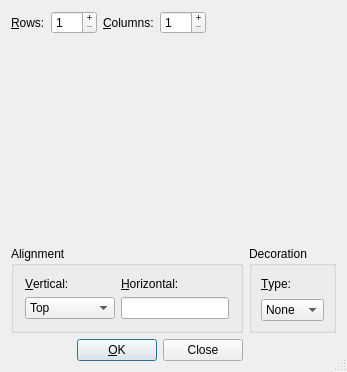
<ui version="4.0" >
 <class>MathMatrixUi</class>
 <widget class="QDialog" name="MathMatrixUi">
  <property name="geometry">
   <rect>
    <x>0</x>
    <y>0</y>
    <width>347</width>
    <height>372</height>
   </rect>
  </property>
  <property name="windowTitle">
   <string/>
  </property>
  <property name="sizeGripEnabled">
   <bool>true</bool>
  </property>
  <layout class="QGridLayout" name="gridLayout_2">
   <item row="0" column="0" colspan="2">
    <layout class="QHBoxLayout">
     <property name="spacing">
      <number>6</number>
     </property>
     <property name="margin">
      <number>0</number>
     </property>
     <item>
      <widget class="QLabel" name="rowsL">
       <property name="toolTip">
        <string>Number of rows</string>
       </property>
       <property name="text">
        <string>&amp;Rows:</string>
       </property>
       <property name="buddy">
        <cstring>rowsSB</cstring>
       </property>
      </widget>
     </item>
     <item>
      <widget class="QSpinBox" name="rowsSB">
       <property name="toolTip">
        <string>Number of rows</string>
       </property>
       <property name="buttonSymbols">
        <enum>QAbstractSpinBox::PlusMinus</enum>
       </property>
       <property name="minimum">
        <number>1</number>
       </property>
       <property name="maximum">
        <number>511</number>
       </property>
      </widget>
     </item>
     <item>
      <widget class="QLabel" name="columnsL">
       <property name="toolTip">
        <string>Number of columns</string>
       </property>
       <property name="text">
        <string>&amp;Columns:</string>
       </property>
       <property name="buddy">
        <cstring>columnsSB</cstring>
       </property>
      </widget>
     </item>
     <item>
      <widget class="QSpinBox" name="columnsSB">
       <property name="toolTip">
        <string>Number of columns</string>
       </property>
       <property name="buttonSymbols">
        <enum>QAbstractSpinBox::PlusMinus</enum>
       </property>
       <property name="minimum">
        <number>1</number>
       </property>
       <property name="maximum">
        <number>511</number>
       </property>
      </widget>
     </item>
     <item>
      <spacer>
       <property name="orientation">
        <enum>Qt::Horizontal</enum>
       </property>
       <property name="sizeType">
        <enum>QSizePolicy::Expanding</enum>
       </property>
       <property name="sizeHint" stdset="0">
        <size>
         <width>20</width>
         <height>20</height>
        </size>
       </property>
      </spacer>
     </item>
    </layout>
   </item>
   <item row="1" column="0">
    <widget class="EmptyTable" name="table" native="true">
     <property name="sizePolicy">
      <sizepolicy hsizetype="Preferred" vsizetype="Preferred">
       <horstretch>0</horstretch>
       <verstretch>0</verstretch>
      </sizepolicy>
     </property>
     <property name="toolTip">
      <string>Resize this to the correct table dimensions</string>
     </property>
    </widget>
   </item>
   <item row="1" column="1">
    <spacer>
     <property name="orientation">
      <enum>Qt::Horizontal</enum>
     </property>
     <property name="sizeType">
      <enum>QSizePolicy::MinimumExpanding</enum>
     </property>
     <property name="sizeHint" stdset="0">
      <size>
       <width>20</width>
       <height>20</height>
      </size>
     </property>
    </spacer>
   </item>
   <item row="2" column="0">
    <spacer>
     <property name="orientation">
      <enum>Qt::Vertical</enum>
     </property>
     <property name="sizeType">
      <enum>QSizePolicy::MinimumExpanding</enum>
     </property>
     <property name="sizeHint" stdset="0">
      <size>
       <width>20</width>
       <height>20</height>
      </size>
     </property>
    </spacer>
   </item>
   <item row="3" column="0" colspan="2">
    <widget class="QGroupBox" name="alignmentGB">
     <property name="title">
      <string>Alignment</string>
     </property>
     <layout class="QGridLayout">
      <property name="margin">
       <number>11</number>
      </property>
      <property name="spacing">
       <number>6</number>
      </property>
      <item row="1" column="0">
       <widget class="QComboBox" name="valignCO">
        <property name="toolTip">
         <string>Vertical alignment</string>
        </property>
        <item>
         <property name="text">
          <string>Top</string>
         </property>
        </item>
        <item>
         <property name="text">
          <string>Middle</string>
         </property>
        </item>
        <item>
         <property name="text">
          <string>Bottom</string>
         </property>
        </item>
       </widget>
      </item>
      <item row="0" column="0">
       <widget class="QLabel" name="valignLA">
        <property name="text">
         <string>&amp;Vertical:</string>
        </property>
        <property name="alignment">
         <set>Qt::AlignLeading|Qt::AlignLeft|Qt::AlignVCenter</set>
        </property>
        <property name="buddy">
         <cstring>valignCO</cstring>
        </property>
       </widget>
      </item>
      <item row="1" column="1">
       <widget class="QLineEdit" name="halignED">
        <property name="sizePolicy">
         <sizepolicy hsizetype="Minimum" vsizetype="Fixed">
          <horstretch>0</horstretch>
          <verstretch>0</verstretch>
         </sizepolicy>
        </property>
        <property name="toolTip">
         <string>Horizontal alignment per column (l,c,r)</string>
        </property>
       </widget>
      </item>
      <item row="0" column="1">
       <widget class="QLabel" name="widthLA_2">
        <property name="text">
         <string>&amp;Horizontal:</string>
        </property>
        <property name="buddy">
         <cstring>halignED</cstring>
        </property>
       </widget>
      </item>
     </layout>
    </widget>
   </item>
   <item row="3" column="2">
    <widget class="QGroupBox" name="alignmentGB_2">
     <property name="title">
      <string>Decoration</string>
     </property>
     <layout class="QGridLayout" name="gridLayout">
      <item row="0" column="0">
       <widget class="QLabel" name="typeLA">
        <property name="text">
         <string>&amp;Type:</string>
        </property>
        <property name="alignment">
         <set>Qt::AlignLeading|Qt::AlignLeft|Qt::AlignVCenter</set>
        </property>
        <property name="buddy">
         <cstring>valignCO</cstring>
        </property>
       </widget>
      </item>
      <item row="1" column="0">
       <widget class="QComboBox" name="decorationCO">
        <property name="toolTip">
         <string>decoration type / matrix border</string>
        </property>
        <item>
         <property name="text">
          <string>None</string>
         </property>
        </item>
        <item>
         <property name="text">
          <string>[x]</string>
         </property>
        </item>
        <item>
         <property name="text">
          <string>(x)</string>
         </property>
        </item>
        <item>
         <property name="text">
          <string>{x}</string>
         </property>
        </item>
        <item>
         <property name="text">
          <string>|x|</string>
         </property>
        </item>
        <item>
         <property name="text">
          <string>||x||</string>
         </property>
        </item>
       </widget>
      </item>
     </layout>
    </widget>
   </item>
   <item row="4" column="0" colspan="2">
    <layout class="QHBoxLayout">
     <property name="spacing">
      <number>6</number>
     </property>
     <property name="margin">
      <number>0</number>
     </property>
     <item>
      <spacer>
       <property name="orientation">
        <enum>Qt::Horizontal</enum>
       </property>
       <property name="sizeType">
        <enum>QSizePolicy::Expanding</enum>
       </property>
       <property name="sizeHint" stdset="0">
        <size>
         <width>20</width>
         <height>20</height>
        </size>
       </property>
      </spacer>
     </item>
     <item>
      <widget class="QPushButton" name="okPB">
       <property name="text">
        <string>&amp;OK</string>
       </property>
      </widget>
     </item>
     <item>
      <widget class="QPushButton" name="closePB">
       <property name="text">
        <string>Close</string>
       </property>
      </widget>
     </item>
    </layout>
   </item>
  </layout>
 </widget>
 <customwidgets>
  <customwidget>
   <class>EmptyTable</class>
   <extends>QWidget</extends>
   <header>EmptyTable.h</header>
  </customwidget>
 </customwidgets>
 <tabstops>
  <tabstop>rowsSB</tabstop>
  <tabstop>columnsSB</tabstop>
  <tabstop>valignCO</tabstop>
  <tabstop>halignED</tabstop>
  <tabstop>okPB</tabstop>
  <tabstop>closePB</tabstop>
 </tabstops>
 <includes>
  <include location="local">qt_i18n.h</include>
 </includes>
 <resources/>
 <connections/>
</ui>
